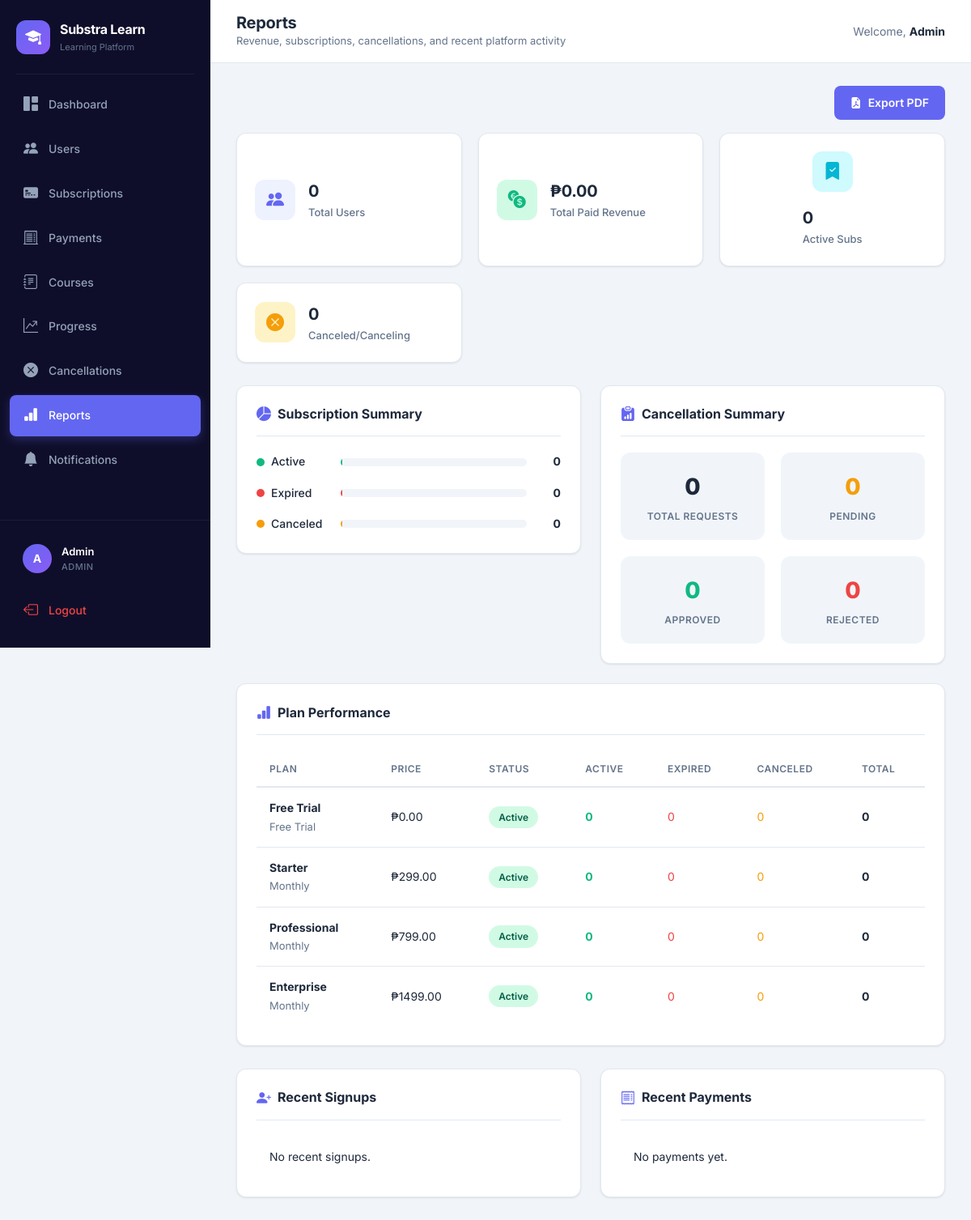
The page /admin/reports (signed in) on the database its author committed.
### tables this page shows
CREATE TABLE plans (
    id INTEGER PRIMARY KEY AUTOINCREMENT,
    name TEXT NOT NULL,
    description TEXT DEFAULT '',
    price REAL NOT NULL,
    billing_cycle TEXT NOT NULL,
    stripe_price_id TEXT DEFAULT '',
    status TEXT DEFAULT 'active',
    trial_days INTEGER DEFAULT 0,
    created_at TEXT DEFAULT (datetime('now'))
);

### app.py (the view)
@app.route("/admin/reports")
@admin_required
def admin_reports():
    data = build_report_data(); return render_template("admin_reports.html", **data)

### app.py (called while the page is built)
def get_db():
    conn = sqlite3.connect(os.getenv("DATABASE_PATH", DB_PATH), timeout=10)
    conn.row_factory = sqlite3.Row
    conn.execute("PRAGMA journal_mode=WAL")
    conn.execute("PRAGMA busy_timeout=10000")
    conn.execute("PRAGMA foreign_keys=ON")
    return conn

@app.context_processor
def inject_helpers():
    def csrf_field():
        return Markup(f'<input type="hidden" name="csrf_token" value="{escape(get_csrf_token())}">')
    return {"csrf_token": get_csrf_token, "csrf_field": csrf_field}

@app.before_request
def protect_posts():
    if request.method != "POST" or request.endpoint == "stripe_webhook":
        return
    sent = request.form.get("csrf_token", "")
    expected = session.get("_csrf_token", "")
    if not expected or not hmac.compare_digest(sent, expected):
        abort(400, "Invalid CSRF token")

def admin_required(func):
    @wraps(func)
    def wrapper(*args, **kwargs):
        if "user_id" not in session or session.get("role") != "admin":
            flash("Access denied", "danger")
            return redirect("/login")
        return func(*args, **kwargs)
    return wrapper

@app.before_request
def refresh_badges():
    if "user_id" not in session:
        return
    try:
        conn = get_db()
        session["notification_count"] = conn.execute(
            "SELECT COUNT(*) FROM notifications WHERE user_id=? AND is_read=0", (session["user_id"],)
        ).fetchone()[0]
        if session.get("role") == "admin":
            session["pending_count"] = conn.execute("SELECT COUNT(*) FROM cancellation_requests WHERE status='pending'").fetchone()[0]
            session["failed_payment_count"] = conn.execute("SELECT COUNT(*) FROM payments WHERE status='failed'").fetchone()[0]
        conn.close()
    except Exception:
        pass

### templates/admin_reports.html
{% extends "base.html" %}
{% block page_title %}Reports{% endblock %}
{% block page_subtitle %}Revenue, subscriptions, cancellations, and recent platform activity{% endblock %}
{% block content %}
<div style="display:flex; justify-content:flex-end; margin-bottom:16px;"><a class="btn-custom btn-primary-custom" href="/admin/reports/export/pdf"><i class="bi bi-file-earmark-pdf-fill"></i> Export PDF</a></div>
<div class="stats-grid"><div class="stat-card stat-primary"><div class="stat-icon"><i class="bi bi-people-fill"></i></div><div class="stat-info"><span class="stat-value">{{ total_users }}</span><span class="stat-label">Total Users</span></div></div><div class="stat-card stat-success"><div class="stat-icon"><i class="bi bi-currency-exchange"></i></div><div class="stat-info"><span class="stat-value">₱{{ "%.2f"|format(revenue) }}</span><span class="stat-label">Total Paid Revenue</span></div></div><div class="stat-card stat-info"><div class="stat-icon"><i class="bi bi-bookmark-check-fill"></i></div><div class="stat-info"><span class="stat-value">{{ active_subs }}</span><span class="stat-label">Active Subs</span></div></div><div class="stat-card stat-warning"><div class="stat-icon"><i class="bi bi-x-circle-fill"></i></div><div class="stat-info"><span class="stat-value">{{ canceled_subs }}</span><span class="stat-label">Canceled/Canceling</span></div></div></div>
<div class="row g-4"><div class="col-lg-6"><div class="content-card"><div class="card-header-custom"><h2 class="card-title"><i class="bi bi-pie-chart-fill"></i> Subscription Summary</h2></div><div class="report-summary">{% set total = active_subs + expired_subs + canceled_subs %}{% for label,count,klass in [('Active',active_subs,'success'),('Expired',expired_subs,'danger'),('Canceled',canceled_subs,'warning')] %}<div class="report-bar"><div class="report-bar-label"><span class="report-dot dot-{{ klass }}"></span><span>{{ label }}</span></div><div class="report-bar-track"><div class="report-bar-fill bar-{{ klass }}" style="width: {% if total > 0 %}{{ (count / total * 100)|int }}{% else %}0{% endif %}%"></div></div><span class="report-bar-value">{{ count }}</span></div>{% endfor %}</div></div></div><div class="col-lg-6"><div class="content-card"><div class="card-header-custom"><h2 class="card-title"><i class="bi bi-clipboard-data-fill"></i> Cancellation Summary</h2></div><div class="report-grid"><div class="report-stat"><span class="report-stat-value">{{ total_cancel_requests }}</span><span class="report-stat-label">Total Requests</span></div><div class="report-stat"><span class="report-stat-value text-warning">{{ pending_cancellations }}</span><span class="report-stat-label">Pending</span></div><div class="report-stat"><span class="report-stat-value text-success">{{ approved_cancellations }}</span><span class="report-stat-label">Approved</span></div><div class="report-stat"><span class="report-stat-value text-danger">{{ rejected_cancellations }}</span><span class="report-stat-label">Rejected</span></div></div></div></div></div>
<div class="content-card mt-4"><div class="card-header-custom"><h2 class="card-title"><i class="bi bi-bar-chart-fill"></i> Plan Performance</h2></div><div class="table-wrapper"><table class="table-custom"><thead><tr><th>Plan</th><th>Price</th><th>Status</th><th>Active</th><th>Expired</th><th>Canceled</th><th>Total</th></tr></thead><tbody>{% for p in plan_stats %}<tr><td><strong>{{ p['name'] }}</strong><br><span class="text-muted-custom">{{ p['billing_cycle'] }}</span></td><td>₱{{ "%.2f"|format(p['price']) }}</td><td><span class="badge-status {{ 'badge-active' if p['status']=='active' else 'badge-expired' }}">{{ p['status']|title }}</span></td><td class="text-success fw-bold">{{ p['active_count'] }}</td><td class="text-danger">{{ p['expired_count'] }}</td><td class="text-warning">{{ p['canceled_count'] }}</td><td><strong>{{ p['total_subs'] }}</strong></td></tr>{% endfor %}</tbody></table></div></div>
<div class="row g-4 mt-1"><div class="col-lg-6"><div class="content-card"><div class="card-header-custom"><h2 class="card-title"><i class="bi bi-person-plus-fill"></i> Recent Signups</h2></div><div class="table-wrapper"><table class="table-custom"><tbody>{% for u in recent_users %}<tr><td><strong>{{ u['name'] }}</strong><br><span class="text-muted-custom">{{ u['email'] }}</span></td><td>{{ u['created_at'] or '—' }}</td></tr>{% else %}<tr><td>No recent signups.</td></tr>{% endfor %}</tbody></table></div></div></div><div class="col-lg-6"><div class="content-card"><div class="card-header-custom"><h2 class="card-title"><i class="bi bi-receipt"></i> Recent Payments</h2></div><div class="table-wrapper"><table class="table-custom"><tbody>{% for p in recent_payments %}<tr><td><strong>{{ p['user_name'] }}</strong><br><span class="text-muted-custom">{{ p['stripe_invoice_id'] or 'Manual/local' }}</span></td><td>{{ p['currency'] }} {{ "%.2f"|format(p['amount']) }}</td><td><span class="badge-status {{ 'badge-active' if p['status']=='paid' else 'badge-expired' }}">{{ p['status']|title }}</span></td></tr>{% else %}<tr><td>No payments yet.</td></tr>{% endfor %}</tbody></table></div></div></div></div>
{% endblock %}

### rows shown on the page
plans: name "Free Trial", billing_cycle "Free Trial", price "0.00", status "Active", active_count "0", expired_count "0", canceled_count "0", total_subs "0"
plans: name "Starter", billing_cycle "Monthly", price "299.00", status "Active", active_count "0", expired_count "0", canceled_count "0", total_subs "0"
plans: name "Professional", billing_cycle "Monthly", price "799.00", status "Active", active_count "0", expired_count "0", canceled_count "0", total_subs "0"
plans: name "Enterprise", billing_cycle "Monthly", price "1499.00", status "Active", active_count "0", expired_count "0", canceled_count "0", total_subs "0"

### other values the page prints
{{ session.get('user_name', 'U')[0]|upper }} "A"
{{ session.get('user_name') }} "Admin"
{{ session.get('role')|upper }} "ADMIN"
{{ total_users }} "0"
{{ "%.2f"|format(revenue) }} "0.00"
{{ active_subs }} "0"
{{ canceled_subs }} "0"
{{ label }} "Active" "Expired" "Canceled"
{{ count }} "0" "0" "0"
{{ total_cancel_requests }} "0"
{{ pending_cancellations }} "0"
{{ approved_cancellations }} "0"
{{ rejected_cancellations }} "0"
